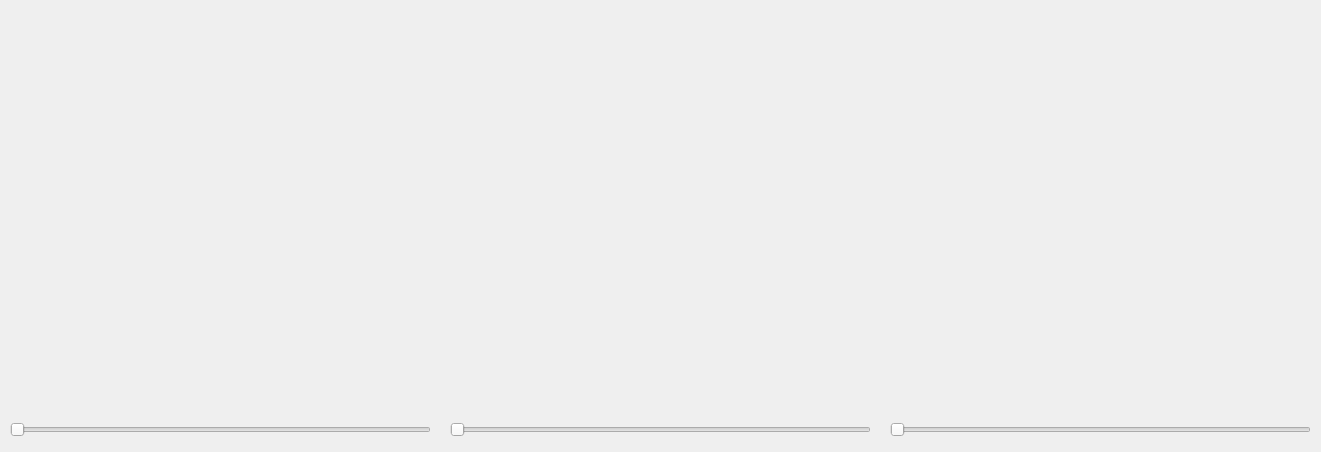
<?xml version="1.0" encoding="UTF-8"?>
<ui version="4.0">
 <class>VTKThreeViews</class>
 <widget class="QWidget" name="VTKThreeViews">
  <property name="geometry">
   <rect>
    <x>0</x>
    <y>0</y>
    <width>1321</width>
    <height>452</height>
   </rect>
  </property>
  <property name="windowTitle">
   <string>VTKThreeViews</string>
  </property>
  <widget class="QWidget" name="axialDisplay" native="true">
   <property name="geometry">
    <rect>
     <x>10</x>
     <y>10</y>
     <width>421</width>
     <height>391</height>
    </rect>
   </property>
  </widget>
  <widget class="QWidget" name="sagitalDisplay" native="true">
   <property name="geometry">
    <rect>
     <x>450</x>
     <y>10</y>
     <width>421</width>
     <height>391</height>
    </rect>
   </property>
  </widget>
  <widget class="QWidget" name="coronalDisplay" native="true">
   <property name="geometry">
    <rect>
     <x>890</x>
     <y>10</y>
     <width>421</width>
     <height>391</height>
    </rect>
   </property>
  </widget>
  <widget class="QSlider" name="axialSlider">
   <property name="geometry">
    <rect>
     <x>10</x>
     <y>420</y>
     <width>421</width>
     <height>19</height>
    </rect>
   </property>
   <property name="orientation">
    <enum>Qt::Horizontal</enum>
   </property>
  </widget>
  <widget class="QSlider" name="sagitalSlider">
   <property name="geometry">
    <rect>
     <x>450</x>
     <y>420</y>
     <width>421</width>
     <height>19</height>
    </rect>
   </property>
   <property name="orientation">
    <enum>Qt::Horizontal</enum>
   </property>
  </widget>
  <widget class="QSlider" name="coronalSlider">
   <property name="geometry">
    <rect>
     <x>890</x>
     <y>420</y>
     <width>421</width>
     <height>19</height>
    </rect>
   </property>
   <property name="orientation">
    <enum>Qt::Horizontal</enum>
   </property>
  </widget>
 </widget>
 <layoutdefault spacing="6" margin="11"/>
 <resources/>
 <connections>
  <connection>
   <sender>axialSlider</sender>
   <signal>sliderMoved(int)</signal>
   <receiver>VTKThreeViews</receiver>
   <slot>axialSliderMove(int)</slot>
   <hints>
    <hint type="sourcelabel">
     <x>270</x>
     <y>425</y>
    </hint>
    <hint type="destinationlabel">
     <x>276</x>
     <y>439</y>
    </hint>
   </hints>
  </connection>
  <connection>
   <sender>sagitalSlider</sender>
   <signal>sliderMoved(int)</signal>
   <receiver>VTKThreeViews</receiver>
   <slot>sagitalSliderMove(int)</slot>
   <hints>
    <hint type="sourcelabel">
     <x>540</x>
     <y>427</y>
    </hint>
    <hint type="destinationlabel">
     <x>542</x>
     <y>439</y>
    </hint>
   </hints>
  </connection>
  <connection>
   <sender>coronalSlider</sender>
   <signal>sliderMoved(int)</signal>
   <receiver>VTKThreeViews</receiver>
   <slot>coronalSliderMove(int)</slot>
   <hints>
    <hint type="sourcelabel">
     <x>990</x>
     <y>425</y>
    </hint>
    <hint type="destinationlabel">
     <x>990</x>
     <y>442</y>
    </hint>
   </hints>
  </connection>
 </connections>
 <slots>
  <slot>axialSliderMove(int)</slot>
  <slot>sagitalSliderMove(int)</slot>
  <slot>coronalSliderMove(int)</slot>
 </slots>
</ui>
